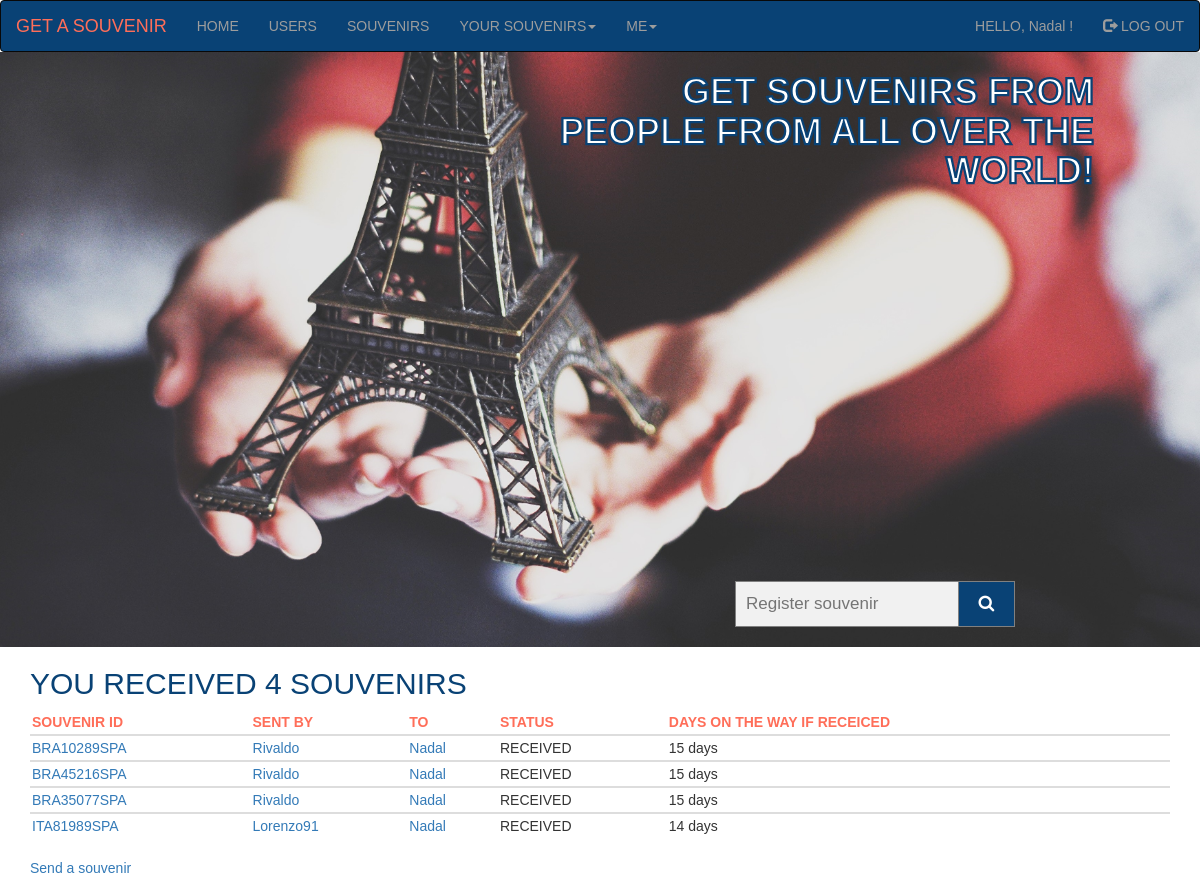
The page /receive_user_souvenirs/ (signed in) on the database as committed earlier.
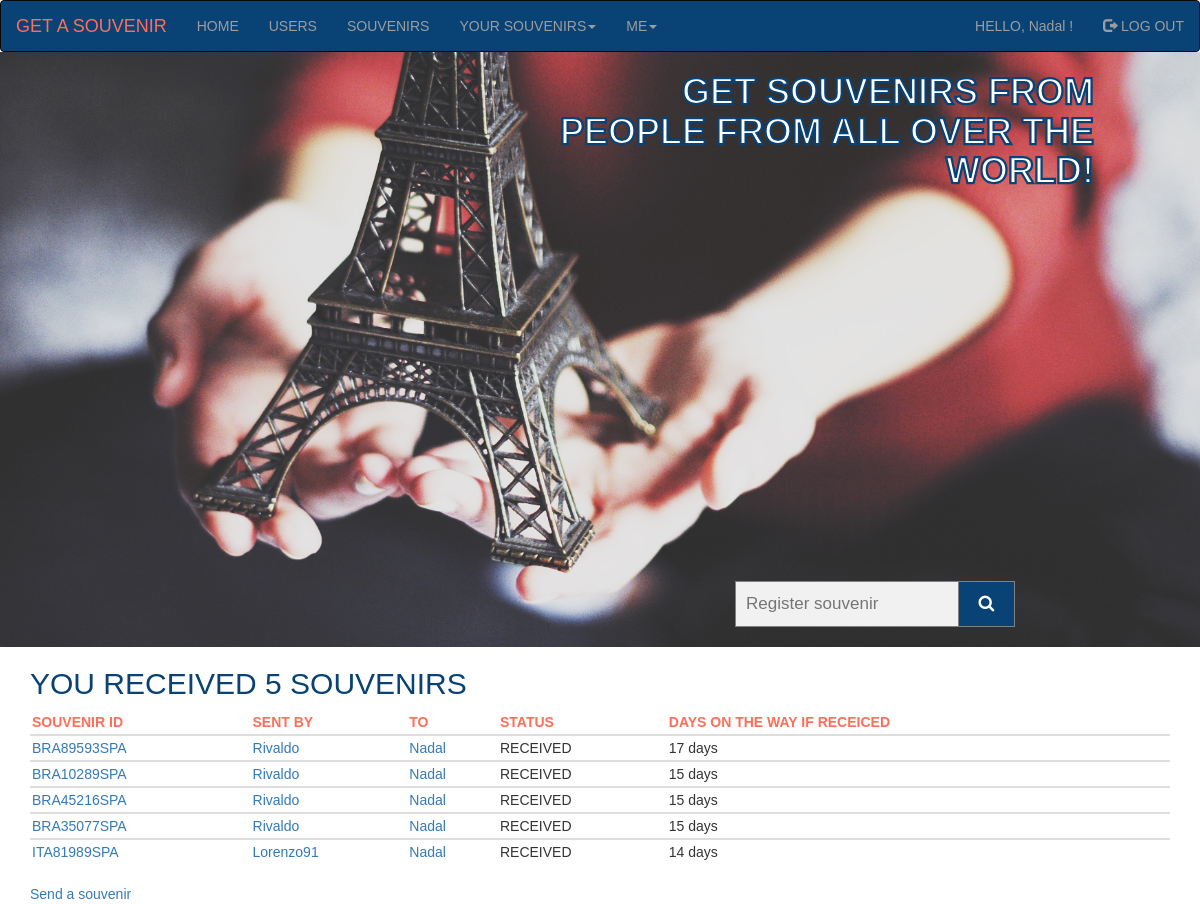
The same page on the database as committed later.
### souvenirs_app/models.py (models this page shows, shortened)
class Souvenir(models.Model):
    souvenir_id = models.AutoField(primary_key=True)
    slug = models.SlugField(max_length=30, verbose_name='URL')
    send_user = models.ForeignKey(UserInfo, on_delete=models.PROTECT, related_name='send_user')
    send_date = models.DateField(auto_now_add=True)
    receive_user = models.ForeignKey(UserInfo, on_delete=models.PROTECT, related_name='receive_user')
    receive_date = models.DateField(null=True, blank=True)
    send_user_img = models.ImageField(upload_to='send/', default='no-photo.png', null=True, blank=True)
    receive_user_img = models.ImageField(upload_to='receive/', default='no-photo.png', null=True, blank=True)
    send_user_message = models.TextField(max_length=500, null=True, blank=True)
    receive_user_message = models.TextField(max_length=500, null=True, blank=True)
    STATUS_CHOICES = [
        ('ON THE WAY', 'On the way'),
        ('RECEIVED', 'Received'),
    ]
    status = models.CharField(max_length=10, choices=STATUS_CHOICES, default='ON THE WAY')
    def get_absolute_url(self):
        return reverse('souvenirs_app:souvenir', kwargs={'souvenir_slug': self.slug})
    def on_the_way(self):
        return f'{(self.receive_date - self.send_date).days} days'
    class Meta:
        verbose_name = 'Souvenir'
        verbose_name_plural = 'Souvenirs'

class UserInfo(models.Model):
    username = models.OneToOneField(User, on_delete=models.PROTECT, primary_key=True)
    slug = models.SlugField(max_length=30, verbose_name='URL')
    avatar = models.ImageField(upload_to='avatars/', default='no-avatar.jpg', null=True, blank=True)
    sex = models.CharField(max_length=6, choices=(('MALE', 'male'), ('FEMALE', 'female')))
    date_of_birthday = models.DateField(null=True, blank=True)
    country = models.ForeignKey(Country, on_delete=models.PROTECT, related_name='userinfo', unique=False)
    city = models.CharField(max_length=30)
    address = models.TextField(max_length=200)
    about = models.TextField(max_length=500, null=True, blank=True)
    def __str__(self):
        return str(self.username)
    def get_absolute_url(self):
        return reverse('souvenirs_app:user_info', kwargs={'user_info_slug': self.slug})
    class Meta:
        verbose_name = 'User_information'
        verbose_name_plural = 'User_informations'

### souvenirs_app/views.py (the view)
# urls.py: path('receive_user_souvenirs/', views.ReceiveUserSouvenirsView.as_view(), name='receive_user_souvenirs'),
class ReceiveUserSouvenirsView(LoginRequiredMixin, SouvenirsView):
    template_name = 'souvenirs_app/receive_user_souvenirs.html'
    context_object_name = 'receive_user_souvenirs'
    def get_queryset(self):
        return Souvenir.objects.filter(receive_user__slug=slugify(self.request.user), status='RECEIVED')

### souvenirs_app/templates/souvenirs_app/receive_user_souvenirs.html (shortened to what this page needs)
{% extends 'souvenirs_app/base.html' %}
{% block content %}
<!DOCTYPE html>
<html lang="en">
<head>
  <link rel="stylesheet" type="text/css" href="/static/tables.css">
</head>
<body>
        <h2>YOU RECEIVED {{ receive_user_souvenirs.count }} SOUVENIRS</h2>
        <table class="table table-hover">
          <thead>
            <tr>
              <th>SOUVENIR ID</th>
              <th>SENT BY</th>
              <th>TO</th>
              <th>STATUS</th>
              <th>DAYS ON THE WAY IF RECEICED</th>
            </tr>
          </thead>
          {% for souvenir in receive_user_souvenirs %}
          <tbody>
            <tr>
              <td><a href="{{ souvenir.get_absolute_url }}">{{ souvenir.slug }}</a></td>
              <td><a href="{{ souvenir.send_user.get_absolute_url }}">{{ souvenir.send_user }}</td>
              <td><a href="{{ souvenir.receive_user.get_absolute_url }}">{{ souvenir.receive_user }}</a></td>
              <td>{{ souvenir.status }}</td>
              {% if souvenir.status == 'RECEIVED' %}
              <td>{{ souvenir.on_the_way }}</td>
              {% endif %}
        {% endfor %}
            </tr>
          </tbody>
        </table>
      </body>
      <a href="{% url 'souvenirs_app:create_souvenir' %}">Send a souvenir</a>
      {% endblock content %}

Rows that differ between the two databases and show on the page:
now on this page (row edited): Souvenir: slug "BRA89593SPA", send_user "Rivaldo", receive_user "Nadal", status "RECEIVED", on_the_way "17 days"
Other text that changed with them:
{{ receive_user_souvenirs.count }}: "4" → "5"
